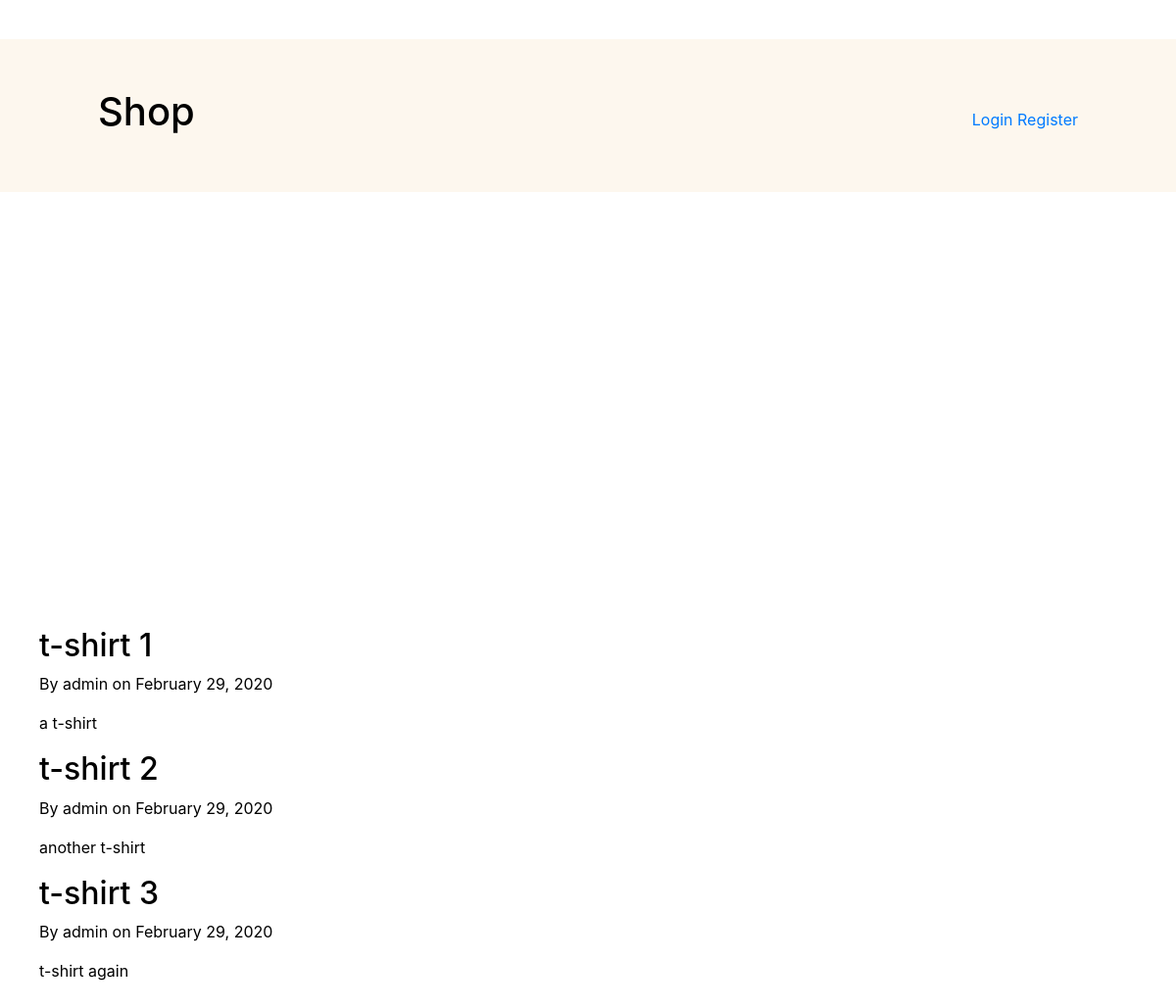
Page /post/ on the committed database.
### post/models.py (models this page shows, shortened)
class Post(models.Model):
    title = models.CharField(max_length=100, unique=True, help_text='Title of your post.')
    author = models.ForeignKey(User, on_delete=models.CASCADE, help_text='The author of this post.') # if a user is deleted, their posts get deleted too
    description = models.TextField(help_text='Description of your post.')
    slug = models.CharField(max_length=100, blank=True, editable=False, help_text="Unique URL path to access this page. Generated by the system.")
    date_posted = models.DateTimeField(default=timezone.now)   # date posted now modifiable with 'default' field
    last_modified = models.DateTimeField(auto_now=True)

### post/views.py (the view)
# urls.py: path('', PostListView.as_view(), name='post-list-page'),
class PostListView(ListView):
    model = Post
    def get(self, request):
        posts = self.get_queryset().all()
        return render(request, 'post/list.html', {'posts':posts})

### post/templates/post/list.html
{% extends 'post/base.html' %}
{% block content %}
    {% for post in posts %}
        <h2>{{ post.title }}</h2>
        <p>By {{ post.author }} on {{ post.date_posted|date:"F d, Y" }}</p>
        <p>{{ post.description }}</p>
    {% endfor %}
{% endblock content %}

### post/templates/post/base.html (shortened to what this page needs)
{% load static %}
<!DOCTYPE html>
<html lang="en">
<head>
    <link rel="stylesheet" href="https://stackpath.bootstrapcdn.com/bootstrap/4.4.1/css/bootstrap.min.css">
    <link rel='stylesheet' type='text/css' href='{% static 'post/main.css' %}'>
</head>
<nav>
    <div class="name">
        <a href="{% url 'post-list-page' %}">
            <h1> Shop </h1>
        </a>
    </div>
    <div class="pages">
        {% if user.is_authenticated %}
        <div class="pages_text">
            <a href="{% url 'profile' %}">Profile</a>
            <a href="{% url 'logout' %}">Logout</a>
        {% else %}
            <a href="{% url 'login' %}">Login</a>
            <a href="{% url 'register' %}">Register</a>
        {% endif %}
        </div>
</nav>
<body>
    <div class="main-content">
        <div class="messages">
        </div>
        {% block content %}{% endblock content %}
    </div>
</body>
</html>

### post/static/post/main.css (style rules this page uses)
.main-content { background-color: white; color: black; margin: 40px; }
nav { background-color: rgba(250, 235, 215, 0.425); width: 100%; position: fixed; display: flex; justify-content: space-between; align-items: baseline; padding-top: 50px; padding-left: 100px; padding-bottom: 50px; padding-right: 100px; }
.name > a { text-decoration: none; }
.name > a:link { color:black; }
.messages { padding-top: 300px; }
.main-content { padding-top: 300px; }

### rows in the picture
Post: title "t-shirt 1", author "admin", date_posted "February 29, 2020", description "a t-shirt"
Post: title "t-shirt 2", author "admin", date_posted "February 29, 2020", description "another t-shirt"
Post: title "t-shirt 3", author "admin", date_posted "February 29, 2020", description "t-shirt again"
